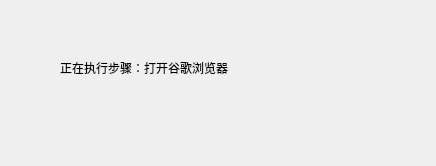
<?xml version="1.0" encoding="UTF-8"?>
<ui version="4.0">
 <class>frm_flow_running</class>
 <widget class="QWidget" name="frm_flow_running">
  <property name="geometry">
   <rect>
    <x>0</x>
    <y>0</y>
    <width>436</width>
    <height>166</height>
   </rect>
  </property>
  <property name="windowTitle">
   <string>seebot 正在运行流程</string>
  </property>
  <widget class="QLabel" name="label">
   <property name="geometry">
    <rect>
     <x>60</x>
     <y>60</y>
     <width>211</width>
     <height>16</height>
    </rect>
   </property>
   <property name="text">
    <string>正在执行步骤：打开谷歌浏览器</string>
   </property>
  </widget>
 </widget>
 <resources/>
 <connections/>
</ui>
